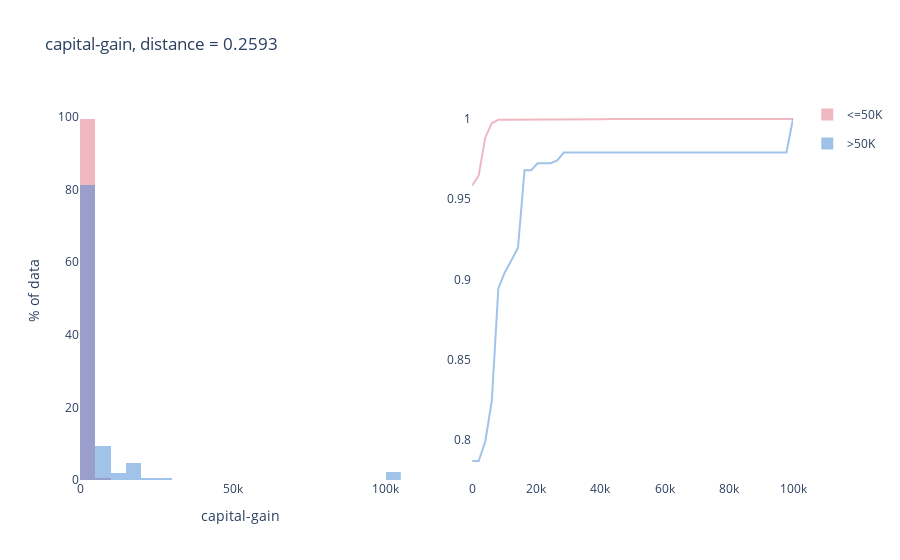
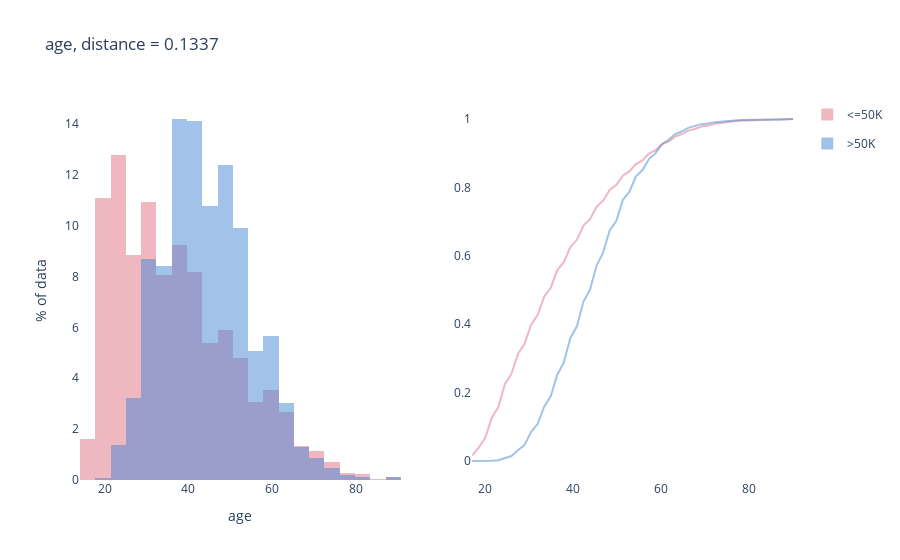
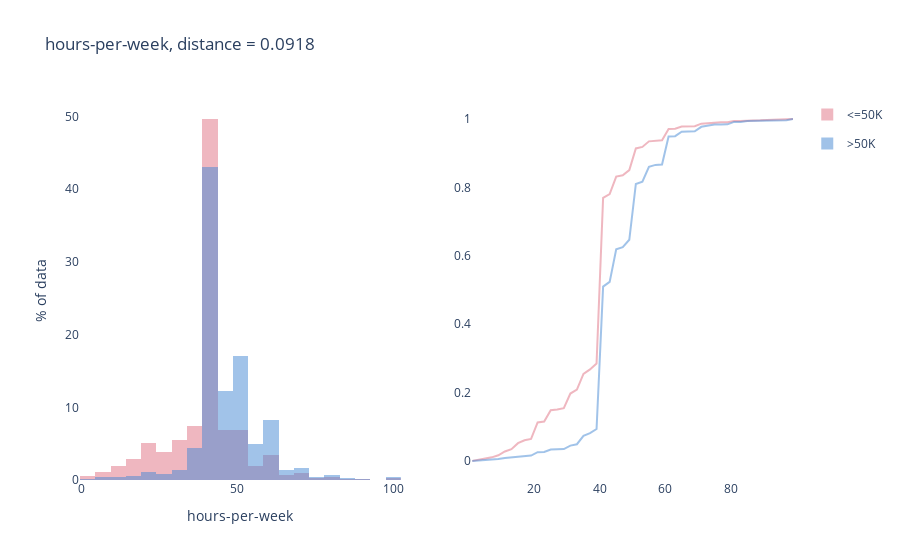
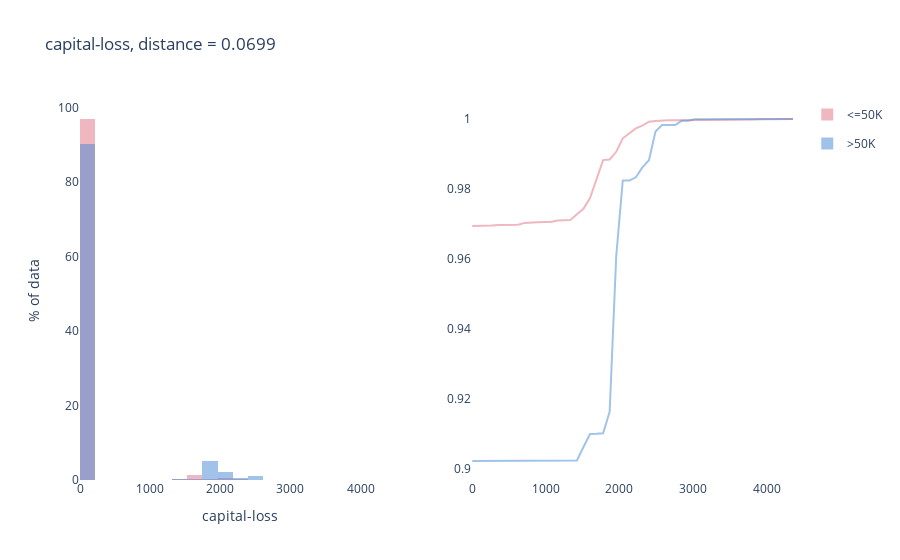

These figures' notebook cell, in order:
### Code cell
compare_numerical_features(data, numerical_feats, groupby=target, nbins=20)

### Figure 1 — Plotly figure (JSON) as saved in the notebook; plotly's stock layout.template omitted (floating-point values rounded to 4 significant figures; data arrays with more than 128 entries replaced by an {"elided": "..."} marker saying what was removed)
{"data": [{"histnorm": "percent", "legendgroup": "<=50K", "marker": {"color": "#E07182"}, "name": "<=50K", "opacity": 0.5, "type": "histogram", "x": {"elided": "37155 int values"}, "xaxis": "x", "xbins": {"size": 5000.0}, "yaxis": "y"}, {"legendgroup": "<=50K", "marker": {"color": "#E07182"}, "mode": "lines", "name": "<=50K", "opacity": 0.5, "showlegend": false, "type": "scatter", "x": [0, 2041.0, 4082.0, 6122.0, 8163.0, 10200.0, 12240.0, 14290.0, 16330.0, 18370.0, 20410.0, 22450.0, 24490.0, 26530.0, 28570.0, 30610.0, 32650.0, 34690.0, 36730.0, 38780.0, 40820.0, 42860.0, 44900.0, 46940.0, 48980.0, 51020.0, 53060.0, 55100.0, 57140.0, 59180.0, 61220.0, 63260.0, 65310.0, 67350.0, 69390.0, 71430.0, 73470.0, 75510.0, 77550.0, 79590.0, 81630.0, 83670.0, 85710.0, 87750.0, 89800.0, 91840.0, 93880.0, 95920.0, 97960.0, 99999], "xaxis": "x2", "y": [0.9584, 0.9648, 0.9885, 0.9973, 0.9995, 0.9995, 0.9997, 0.9997, 0.9997, 0.9997, 0.9997, 0.9998, 0.9998, 0.9998, 0.9998, 0.9998, 0.9998, 0.9999, 0.9999, 0.9999, 0.9999, 1, 1, 1, 1, 1, 1, 1, 1, 1, 1, 1, 1, 1, 1, 1, 1, 1, 1, 1, 1, 1, 1, 1, 1, 1, 1, 1, 1, 1], "yaxis": "y2"}, {"histnorm": "percent", "legendgroup": ">50K", "marker": {"color": "#4487D3"}, "name": ">50K", "opacity": 0.5, "type": "histogram", "x": {"elided": "11687 int values"}, "xaxis": "x", "xbins": {"size": 5000.0}, "yaxis": "y"}, {"legendgroup": ">50K", "marker": {"color": "#4487D3"}, "mode": "lines", "name": ">50K", "opacity": 0.5, "showlegend": false, "type": "scatter", "x": [0, 2041.0, 4082.0, 6122.0, 8163.0, 10200.0, 12240.0, 14290.0, 16330.0, 18370.0, 20410.0, 22450.0, 24490.0, 26530.0, 28570.0, 30610.0, 32650.0, 34690.0, 36730.0, 38780.0, 40820.0, 42860.0, 44900.0, 46940.0, 48980.0, 51020.0, 53060.0, 55100.0, 57140.0, 59180.0, 61220.0, 63260.0, 65310.0, 67350.0, 69390.0, 71430.0, 73470.0, 75510.0, 77550.0, 79590.0, 81630.0, 83670.0, 85710.0, 87750.0, 89800.0, 91840.0, 93880.0, 95920.0, 97960.0, 99999], "xaxis": "x2", "y": [0.7869, 0.7869, 0.799, 0.8242, 0.8944, 0.9045, 0.912, 0.9197, 0.9681, 0.9681, 0.9724, 0.9724, 0.9724, 0.9742, 0.9791, 0.9791, 0.9791, 0.9791, 0.9791, 0.9791, 0.9791, 0.9791, 0.9791, 0.9791, 0.9791, 0.9791, 0.9791, 0.9791, 0.9791, 0.9791, 0.9791, 0.9791, 0.9791, 0.9791, 0.9791, 0.9791, 0.9791, 0.9791, 0.9791, 0.9791, 0.9791, 0.9791, 0.9791, 0.9791, 0.9791, 0.9791, 0.9791, 0.9791, 0.9791, 1], "yaxis": "y2"}], "layout": {"barmode": "overlay", "hoverlabel": {"align": "right"}, "hovermode": "x", "paper_bgcolor": "white", "plot_bgcolor": "white", "title": {"text": "capital-gain, distance = 0.2593 "}, "xaxis": {"anchor": "y", "domain": [0, 0.45], "showgrid": false, "title": {"text": "capital-gain"}}, "xaxis2": {"anchor": "y2", "domain": [0.55, 1]}, "yaxis": {"anchor": "x", "domain": [0, 1], "showgrid": false, "title": {"text": "% of data"}}, "yaxis2": {"anchor": "x2", "domain": [0, 1]}}}

### Figure 2 — Plotly figure (JSON) as saved in the notebook; plotly's stock layout.template omitted (floating-point values rounded to 4 significant figures; data arrays with more than 128 entries replaced by an {"elided": "..."} marker saying what was removed)
{"data": [{"histnorm": "percent", "legendgroup": "<=50K", "marker": {"color": "#E07182"}, "name": "<=50K", "opacity": 0.5, "type": "histogram", "x": {"elided": "37155 int values"}, "xaxis": "x", "xbins": {"size": 3.65}, "yaxis": "y"}, {"legendgroup": "<=50K", "marker": {"color": "#E07182"}, "mode": "lines", "name": "<=50K", "opacity": 0.5, "showlegend": false, "type": "scatter", "x": [17, 18.49, 19.98, 21.47, 22.96, 24.45, 25.94, 27.43, 28.92, 30.41, 31.9, 33.39, 34.88, 36.37, 37.86, 39.35, 40.84, 42.33, 43.82, 45.31, 46.8, 48.29, 49.78, 51.27, 52.76, 54.24, 55.73, 57.22, 58.71, 60.2, 61.69, 63.18, 64.67, 66.16, 67.65, 69.14, 70.63, 72.12, 73.61, 75.1, 76.59, 78.08, 79.57, 81.06, 82.55, 84.04, 85.53, 87.02, 88.51, 90], "xaxis": "x2", "y": [0.01601, 0.03921, 0.06747, 0.1267, 0.158, 0.2244, 0.2546, 0.3134, 0.343, 0.3983, 0.4266, 0.4805, 0.506, 0.5584, 0.5815, 0.6254, 0.6468, 0.6885, 0.7072, 0.7433, 0.7611, 0.7924, 0.8068, 0.8342, 0.8466, 0.868, 0.879, 0.8987, 0.9085, 0.9259, 0.9342, 0.9486, 0.9553, 0.966, 0.9708, 0.9778, 0.9807, 0.9859, 0.9884, 0.9915, 0.9932, 0.9952, 0.9958, 0.9975, 0.9979, 0.9985, 0.9986, 0.9987, 0.9988, 1], "yaxis": "y2"}, {"histnorm": "percent", "legendgroup": ">50K", "marker": {"color": "#4487D3"}, "name": ">50K", "opacity": 0.5, "type": "histogram", "x": {"elided": "11687 int values"}, "xaxis": "x", "xbins": {"size": 3.65}, "yaxis": "y"}, {"legendgroup": ">50K", "marker": {"color": "#4487D3"}, "mode": "lines", "name": ">50K", "opacity": 0.5, "showlegend": false, "type": "scatter", "x": [17, 18.49, 19.98, 21.47, 22.96, 24.45, 25.94, 27.43, 28.92, 30.41, 31.9, 33.39, 34.88, 36.37, 37.86, 39.35, 40.84, 42.33, 43.82, 45.31, 46.8, 48.29, 49.78, 51.27, 52.76, 54.24, 55.73, 57.22, 58.71, 60.2, 61.69, 63.18, 64.67, 66.16, 67.65, 69.14, 70.63, 72.12, 73.61, 75.1, 76.59, 78.08, 79.57, 81.06, 82.55, 84.04, 85.53, 87.02, 88.51, 90], "xaxis": "x2", "y": [0, 0, 0.0002567, 0.0008557, 0.00231, 0.007958, 0.01446, 0.03157, 0.04689, 0.08497, 0.1085, 0.1586, 0.1889, 0.2522, 0.2884, 0.36, 0.3937, 0.4662, 0.5013, 0.5715, 0.6091, 0.6743, 0.701, 0.7629, 0.7866, 0.8319, 0.85, 0.8828, 0.8993, 0.9272, 0.9392, 0.9558, 0.9635, 0.9742, 0.9791, 0.9849, 0.9871, 0.9908, 0.9923, 0.995, 0.9956, 0.9967, 0.9975, 0.9985, 0.9985, 0.9987, 0.9988, 0.9988, 0.9989, 1], "yaxis": "y2"}], "layout": {"barmode": "overlay", "hoverlabel": {"align": "right"}, "hovermode": "x", "paper_bgcolor": "white", "plot_bgcolor": "white", "title": {"text": "age, distance = 0.1337 "}, "xaxis": {"anchor": "y", "domain": [0, 0.45], "showgrid": false, "title": {"text": "age"}}, "xaxis2": {"anchor": "y2", "domain": [0.55, 1]}, "yaxis": {"anchor": "x", "domain": [0, 1], "showgrid": false, "title": {"text": "% of data"}}, "yaxis2": {"anchor": "x2", "domain": [0, 1]}}}

### Figure 3 — Plotly figure (JSON) as saved in the notebook; plotly's stock layout.template omitted (floating-point values rounded to 4 significant figures; data arrays with more than 128 entries replaced by an {"elided": "..."} marker saying what was removed)
{"data": [{"histnorm": "percent", "legendgroup": "<=50K", "marker": {"color": "#E07182"}, "name": "<=50K", "opacity": 0.5, "type": "histogram", "x": {"elided": "37155 int values"}, "xaxis": "x", "xbins": {"size": 4.9}, "yaxis": "y"}, {"legendgroup": "<=50K", "marker": {"color": "#E07182"}, "mode": "lines", "name": "<=50K", "opacity": 0.5, "showlegend": false, "type": "scatter", "x": [1, 3, 5, 7, 9, 11, 13, 15, 17, 19, 21, 23, 25, 27, 29, 31, 33, 35, 37, 39, 41, 43, 45, 47, 49, 51, 53, 55, 57, 59, 61, 63, 65, 67, 69, 71, 73, 75, 77, 79, 81, 83, 85, 87, 89, 91, 93, 95, 97, 99], "xaxis": "x2", "y": [0.0006459, 0.003257, 0.007671, 0.0109, 0.0169, 0.02799, 0.03488, 0.05227, 0.06088, 0.06465, 0.1129, 0.1155, 0.1485, 0.1506, 0.1545, 0.1974, 0.2092, 0.2548, 0.2679, 0.2851, 0.7695, 0.7803, 0.8318, 0.8356, 0.8504, 0.914, 0.9185, 0.9347, 0.9373, 0.9381, 0.971, 0.9718, 0.9779, 0.9785, 0.9788, 0.9864, 0.9883, 0.9901, 0.9904, 0.9907, 0.9942, 0.9942, 0.9958, 0.9959, 0.996, 0.9968, 0.9968, 0.9969, 0.9971, 1], "yaxis": "y2"}, {"histnorm": "percent", "legendgroup": ">50K", "marker": {"color": "#4487D3"}, "name": ">50K", "opacity": 0.5, "type": "histogram", "x": {"elided": "11687 int values"}, "xaxis": "x", "xbins": {"size": 4.9}, "yaxis": "y"}, {"legendgroup": ">50K", "marker": {"color": "#4487D3"}, "mode": "lines", "name": ">50K", "opacity": 0.5, "showlegend": false, "type": "scatter", "x": [1, 3, 5, 7, 9, 11, 13, 15, 17, 19, 21, 23, 25, 27, 29, 31, 33, 35, 37, 39, 41, 43, 45, 47, 49, 51, 53, 55, 57, 59, 61, 63, 65, 67, 69, 71, 73, 75, 77, 79, 81, 83, 85, 87, 89, 91, 93, 95, 97, 99], "xaxis": "x2", "y": [0.0002567, 0.00154, 0.002824, 0.004278, 0.006161, 0.008984, 0.01061, 0.01335, 0.01549, 0.01617, 0.02618, 0.02661, 0.03371, 0.03423, 0.03508, 0.04518, 0.04929, 0.07393, 0.08171, 0.09369, 0.51, 0.5237, 0.6191, 0.6252, 0.6471, 0.8101, 0.8167, 0.8604, 0.8658, 0.8671, 0.949, 0.9499, 0.9627, 0.9633, 0.9639, 0.9772, 0.9806, 0.9838, 0.9841, 0.9843, 0.9914, 0.9914, 0.9941, 0.9943, 0.9944, 0.9959, 0.996, 0.9961, 0.9962, 1], "yaxis": "y2"}], "layout": {"barmode": "overlay", "hoverlabel": {"align": "right"}, "hovermode": "x", "paper_bgcolor": "white", "plot_bgcolor": "white", "title": {"text": "hours-per-week, distance = 0.0918 "}, "xaxis": {"anchor": "y", "domain": [0, 0.45], "showgrid": false, "title": {"text": "hours-per-week"}}, "xaxis2": {"anchor": "y2", "domain": [0.55, 1]}, "yaxis": {"anchor": "x", "domain": [0, 1], "showgrid": false, "title": {"text": "% of data"}}, "yaxis2": {"anchor": "x2", "domain": [0, 1]}}}

### Figure 4 — Plotly figure (JSON) as saved in the notebook; plotly's stock layout.template omitted (floating-point values rounded to 4 significant figures; data arrays with more than 128 entries replaced by an {"elided": "..."} marker saying what was removed)
{"data": [{"histnorm": "percent", "legendgroup": "<=50K", "marker": {"color": "#E07182"}, "name": "<=50K", "opacity": 0.5, "type": "histogram", "x": {"elided": "37155 int values"}, "xaxis": "x", "xbins": {"size": 217.8}, "yaxis": "y"}, {"legendgroup": "<=50K", "marker": {"color": "#E07182"}, "mode": "lines", "name": "<=50K", "opacity": 0.5, "showlegend": false, "type": "scatter", "x": [0, 88.9, 177.8, 266.7, 355.6, 444.5, 533.4, 622.3, 711.2, 800.1, 889.0, 977.9, 1067.0, 1156.0, 1245.0, 1333.0, 1422.0, 1511.0, 1600.0, 1689.0, 1778.0, 1867.0, 1956.0, 2045.0, 2134.0, 2222.0, 2311.0, 2400.0, 2489.0, 2578.0, 2667.0, 2756.0, 2845.0, 2934.0, 3023.0, 3111.0, 3200.0, 3289.0, 3378.0, 3467.0, 3556.0, 3645.0, 3734.0, 3823.0, 3912.0, 4000.0, 4089.0, 4178.0, 4267.0, 4356], "xaxis": "x2", "y": [0.9694, 0.9694, 0.9694, 0.9695, 0.9697, 0.9697, 0.9697, 0.9697, 0.9703, 0.9703, 0.9705, 0.9705, 0.9705, 0.9709, 0.9709, 0.9711, 0.9727, 0.9743, 0.9774, 0.9829, 0.9882, 0.9884, 0.9906, 0.9945, 0.9959, 0.9973, 0.9981, 0.9992, 0.9994, 0.9994, 0.9996, 0.9997, 0.9997, 0.9997, 0.9997, 0.9997, 0.9997, 0.9997, 0.9997, 0.9997, 0.9997, 0.9997, 0.9998, 0.9999, 0.9999, 0.9999, 0.9999, 0.9999, 0.9999, 1], "yaxis": "y2"}, {"histnorm": "percent", "legendgroup": ">50K", "marker": {"color": "#4487D3"}, "name": ">50K", "opacity": 0.5, "type": "histogram", "x": {"elided": "11687 int values"}, "xaxis": "x", "xbins": {"size": 217.8}, "yaxis": "y"}, {"legendgroup": ">50K", "marker": {"color": "#4487D3"}, "mode": "lines", "name": ">50K", "opacity": 0.5, "showlegend": false, "type": "scatter", "x": [0, 88.9, 177.8, 266.7, 355.6, 444.5, 533.4, 622.3, 711.2, 800.1, 889.0, 977.9, 1067.0, 1156.0, 1245.0, 1333.0, 1422.0, 1511.0, 1600.0, 1689.0, 1778.0, 1867.0, 1956.0, 2045.0, 2134.0, 2222.0, 2311.0, 2400.0, 2489.0, 2578.0, 2667.0, 2756.0, 2845.0, 2934.0, 3023.0, 3111.0, 3200.0, 3289.0, 3378.0, 3467.0, 3556.0, 3645.0, 3734.0, 3823.0, 3912.0, 4000.0, 4089.0, 4178.0, 4267.0, 4356], "xaxis": "x2", "y": [0.9021, 0.9021, 0.9021, 0.9021, 0.9021, 0.9021, 0.9021, 0.9021, 0.9023, 0.9023, 0.9023, 0.9023, 0.9023, 0.9023, 0.9023, 0.9023, 0.9023, 0.9061, 0.9098, 0.9099, 0.9101, 0.9162, 0.9607, 0.9824, 0.9824, 0.9833, 0.9861, 0.9882, 0.9964, 0.9983, 0.9983, 0.9983, 0.9995, 0.9995, 0.9999, 0.9999, 0.9999, 0.9999, 0.9999, 0.9999, 0.9999, 0.9999, 1, 1, 1, 1, 1, 1, 1, 1], "yaxis": "y2"}], "layout": {"barmode": "overlay", "hoverlabel": {"align": "right"}, "hovermode": "x", "paper_bgcolor": "white", "plot_bgcolor": "white", "title": {"text": "capital-loss, distance = 0.0699 "}, "xaxis": {"anchor": "y", "domain": [0, 0.45], "showgrid": false, "title": {"text": "capital-loss"}}, "xaxis2": {"anchor": "y2", "domain": [0.55, 1]}, "yaxis": {"anchor": "x", "domain": [0, 1], "showgrid": false, "title": {"text": "% of data"}}, "yaxis2": {"anchor": "x2", "domain": [0, 1]}}}
